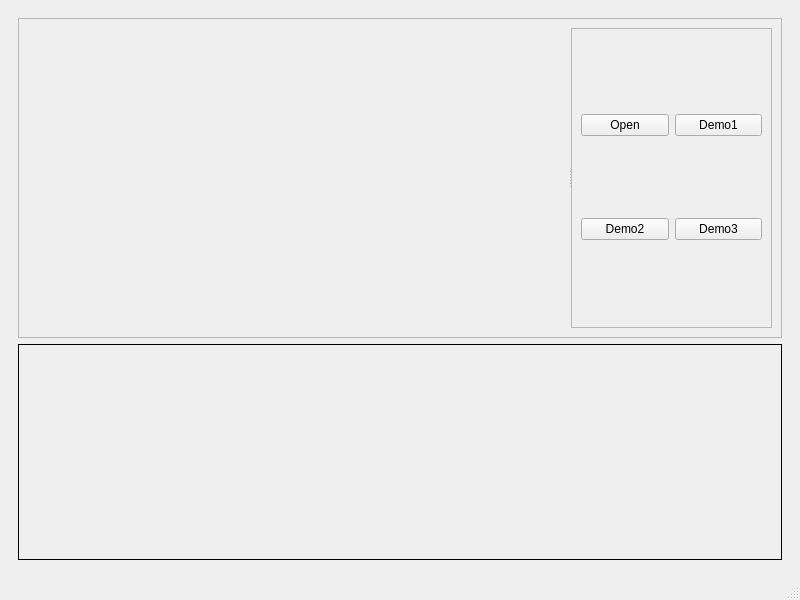
<?xml version="1.0" encoding="UTF-8"?>
<ui version="4.0">
 <class>MainWindow</class>
 <widget class="QMainWindow" name="MainWindow">
  <property name="geometry">
   <rect>
    <x>0</x>
    <y>0</y>
    <width>800</width>
    <height>600</height>
   </rect>
  </property>
  <property name="windowTitle">
   <string>Image Viewer</string>
  </property>
  <widget class="QWidget" name="centralwidget">
   <layout class="QGridLayout" name="gridLayout">
    <item row="0" column="0">
     <widget class="QFrame" name="global_frame">
      <property name="frameShape">
       <enum>QFrame::NoFrame</enum>
      </property>
      <property name="frameShadow">
       <enum>QFrame::Raised</enum>
      </property>
      <layout class="QVBoxLayout" name="verticalLayout">
       <item>
        <widget class="QFrame" name="top_frame">
         <property name="frameShape">
          <enum>QFrame::StyledPanel</enum>
         </property>
         <layout class="QGridLayout" name="gridLayout_2">
          <item row="0" column="0">
           <widget class="QSplitter" name="splitter">
            <property name="sizePolicy">
             <sizepolicy hsizetype="Preferred" vsizetype="Preferred">
              <horstretch>0</horstretch>
              <verstretch>0</verstretch>
             </sizepolicy>
            </property>
            <property name="frameShape">
             <enum>QFrame::NoFrame</enum>
            </property>
            <property name="orientation">
             <enum>Qt::Horizontal</enum>
            </property>
            <property name="opaqueResize">
             <bool>true</bool>
            </property>
            <property name="handleWidth">
             <number>2</number>
            </property>
            <property name="childrenCollapsible">
             <bool>true</bool>
            </property>
            <widget class="QFrame" name="image_viewer_frame">
             <property name="minimumSize">
              <size>
               <width>500</width>
               <height>300</height>
              </size>
             </property>
             <property name="frameShape">
              <enum>QFrame::NoFrame</enum>
             </property>
             <property name="frameShadow">
              <enum>QFrame::Raised</enum>
             </property>
            </widget>
            <widget class="QFrame" name="options_frame">
             <property name="minimumSize">
              <size>
               <width>50</width>
               <height>0</height>
              </size>
             </property>
             <property name="frameShape">
              <enum>QFrame::StyledPanel</enum>
             </property>
             <property name="frameShadow">
              <enum>QFrame::Raised</enum>
             </property>
             <layout class="QGridLayout" name="gridLayout_3">
              <item row="1" column="0">
               <widget class="QPushButton" name="demo2_button">
                <property name="text">
                 <string>Demo2</string>
                </property>
               </widget>
              </item>
              <item row="0" column="0">
               <widget class="QPushButton" name="open_button">
                <property name="text">
                 <string>Open</string>
                </property>
               </widget>
              </item>
              <item row="0" column="1">
               <widget class="QPushButton" name="demo1_button">
                <property name="text">
                 <string>Demo1</string>
                </property>
               </widget>
              </item>
              <item row="1" column="1">
               <widget class="QPushButton" name="demo3_button">
                <property name="text">
                 <string>Demo3</string>
                </property>
               </widget>
              </item>
             </layout>
            </widget>
           </widget>
          </item>
         </layout>
        </widget>
       </item>
       <item>
        <widget class="QFrame" name="bottom_frame">
         <property name="frameShape">
          <enum>QFrame::Panel</enum>
         </property>
        </widget>
       </item>
      </layout>
     </widget>
    </item>
   </layout>
  </widget>
  <widget class="QMenuBar" name="menubar">
   <property name="geometry">
    <rect>
     <x>0</x>
     <y>0</y>
     <width>800</width>
     <height>30</height>
    </rect>
   </property>
  </widget>
  <widget class="QStatusBar" name="statusbar"/>
 </widget>
 <resources/>
 <connections/>
</ui>
